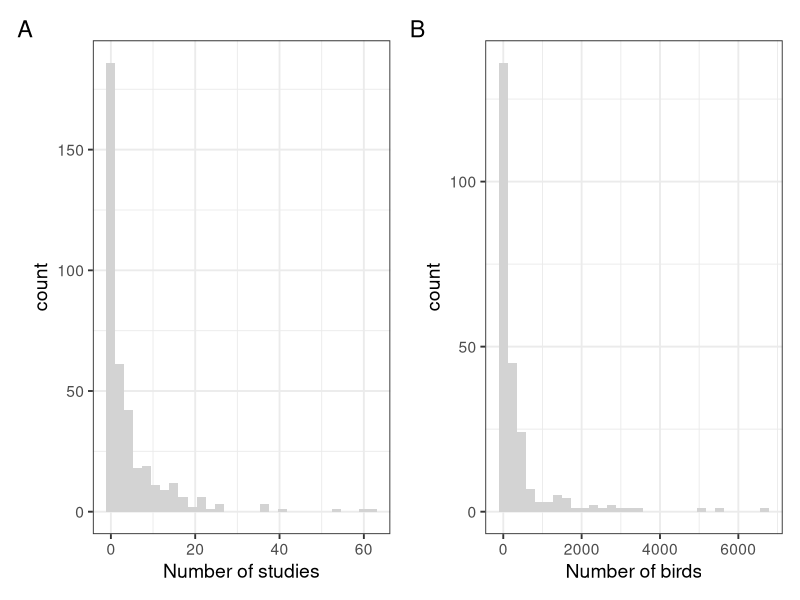

Reproduce this figure in R.
## ---- chunk 1
library(tidyverse)
library(here)
library(patchwork)
library(Hmisc) # for weighted variance
## ---- chunk 2
# taxonomy info
species <- read_csv(here::here("data-raw/seabird-list-Clements2025.csv"))
  
# plastic data post NA removal i.e. used in models
plastic <- read_csv(here::here("data/plastic-data-aggregated_2026.csv"))

# plastic data pre NA removal AND with non studied species added
all <- read_csv(here::here("data/full-species-list-2026.csv"))
## ---- chunk 3
length(unique(plastic$source))
## ---- chunk 4
# make a binomial column
all$clements2025_binomial <- gsub("_", " ", all$tips)

# combine with taxonomy info
all <- left_join(all, species, by = c("clements2025_binomial" = "Clements2025_Binomial"))
## ---- chunk 5
# total studies per family
plastic %>%
  group_by(order, family) %>%
  summarise(total_studies = n())
## ---- chunk 6
# total studies per order
plastic %>%
  group_by(order) %>%
  summarise(total_studies = n())
## ---- chunk 7
# total species per family
plastic %>%
  group_by(order, family) %>%
  summarise(total_species = length(unique(clements2025_binomial)))
## ---- chunk 8
# total species per order
plastic %>%
  group_by(order) %>%
  summarise(total_species = length(unique(clements2025_binomial)))
## ---- chunk 9
# total birds per family
plastic %>%
  group_by(order, family) %>%
  summarise(total_birds = sum(n_total))
## ---- chunk 10
# total birds per order
plastic %>%
  group_by(order) %>%
  summarise(total_birds = sum(n_total))
## ---- chunk 11
# total birds
plastic %>%
  summarise(total_birds = sum(n_total))
## ---- chunk 12
# total studies per family
all %>%
  group_by(Clements2025_Order, Clements2025_Family) %>%
  summarise(total_studies = sum(n_studies))
## ---- chunk 13
# total studies per order
all %>%
  group_by(Clements2025_Order) %>%
  summarise(total_studies = sum(n_studies))
## ---- chunk 14
# total species per family
# this is a bit fiddly as we need to record species that do have data
all %>%
  group_by(Clements2025_Order, Clements2025_Family) %>%
  summarise(total_species = length(which(!is.na(total_n) == TRUE)))
## ---- chunk 15
# total species per order
all %>%
  group_by(Clements2025_Order) %>%
  summarise(total_species = length(which(!is.na(total_n) == TRUE)))
## ---- chunk 16
# total birds per family
all %>%
  group_by(Clements2025_Order, Clements2025_Family) %>%
  summarise(total_birds = sum(total_n, na.rm = TRUE))
## ---- chunk 17
# total birds per order
all %>%
  group_by(Clements2025_Order) %>%
  summarise(total_birds = sum(total_n, na.rm = TRUE))
## ---- chunk 18
# total birds
all %>%
  summarise(total_birds = sum(total_n, na.rm = TRUE))
## ---- chunk 19
all %>% summarise(length(which(!is.na(total_n) == TRUE)))
## ---- chunk 20
all %>% summarise(length(which(total_plastic > 0)))
## ---- chunk 21
all %>% 
  summarise(mean_species_FO_weighted = weighted.mean((total_plastic/total_n), total_n, na.rm = TRUE),
            sd_species_FO_weighted = sqrt(wtd.var((total_plastic/total_n), total_n, na.rm = TRUE)))
## ---- chunk 22
all %>%
  group_by(Clements2025_Order) %>%
  summarise(mean_species_FO_weighted = weighted.mean((total_plastic/total_n), total_n, na.rm = TRUE),
            sd_species_FO_weighted = sqrt(wtd.var((total_plastic/total_n), total_n, na.rm = TRUE)))
## ---- chunk 23
all %>%
  group_by(Clements2025_Order, Clements2025_Family) %>%
  summarise(mean_species_FO_weighted = weighted.mean((total_plastic/total_n), total_n, na.rm = TRUE),
            sd_species_FO_weighted = sqrt(wtd.var((total_plastic/total_n), total_n, na.rm = TRUE)))
## ---- chunk 24
species_FO <-
  all %>%
  filter(!is.na(total_n)) %>%
  group_by(Clements2025_Order, Clements2025_Family, clements2025_binomial) %>%
  summarise(mean_species_FO_weighted = weighted.mean((total_plastic/total_n), total_n, na.rm = TRUE) *100,
            sd_species_FO_weighted = sqrt(wtd.var((total_plastic/total_n), total_n, na.rm = TRUE)) * 100,
            total_n) %>%
  mutate(Family = case_when(Clements2025_Family == "Anatidae (Ducks, Geese, and Waterfowl)" ~ "Anatidae",
                            Clements2025_Family == "Scolopacidae (Sandpipers and Allies)" ~ "Scolopacidae",    
                            Clements2025_Family == "Stercorariidae (Skuas and Jaegers)" ~ "Stercorariidae",      
                            Clements2025_Family == "Alcidae (Auks, Murres, and Puffins)" ~ "Alcidae",     
                            Clements2025_Family == "Laridae (Gulls, Terns, and Skimmers)" ~ "Laridae",    
                            Clements2025_Family == "Phaethontidae (Tropicbirds)" ~ "Phaethontidae",            
                            Clements2025_Family == "Gaviidae (Loons)" ~ "Gaviidae",                        
                            Clements2025_Family == "Spheniscidae (Penguins)" ~ "Spheniscidae",                
                            Clements2025_Family == "Diomedeidae (Albatrosses)" ~ "Diomedeidae",               
                            Clements2025_Family == "Oceanitidae (Southern Storm-Petrels)" ~ "Oceanitidae",    
                            Clements2025_Family == "Hydrobatidae (Northern Storm-Petrels)" ~ "Hydrobatidae",   
                            Clements2025_Family == "Procellariidae (Shearwaters and Petrels)"~ "Procellariidae",
                            Clements2025_Family == "Fregatidae (Frigatebirds)" ~ "Fregatidae",             
                            Clements2025_Family == "Sulidae (Boobies and Gannets)" ~ "Sulidae",         
                            Clements2025_Family == "Phalacrocoracidae (Cormorants and Shags)" ~ "Phalacrocoracidae", 
                            Clements2025_Family == "Pelecanidae (Pelicans)" ~ "Pelecanidae")) %>%
  ungroup() %>%
  arrange(-mean_species_FO_weighted) %>%
  select(Order = Clements2025_Order, Family, Species = clements2025_binomial, total_n, mean_species_FO_weighted)

#write_csv(species_FO, file = here::here("output/weighted-mean-species-FO.csv"))
## ---- chunk 25
species_FO %>% filter(mean_species_FO_weighted >= 50) %>% summarise(n())
## ---- chunk 26
  all %>%
  filter(n_studies >=3 & total_n >= 100) %>% 
  summarise(n())
## ---- chunk 27
all %>%
  summarise(min_studies = min(n_studies),
            max_studies = max(n_studies),
            median_studies = median(n_studies),
            min_birds = min(total_n, na.rm = TRUE),
            max_birds = max(total_n, na.rm = TRUE),
            median_birds = median(total_n, na.rm = TRUE))
## ---- chunk 28
studies <-
  ggplot(all, aes(x = n_studies)) +
  geom_histogram(fill = "lightgrey") +
  theme_bw(base_size = 14) +
  xlab("Number of studies")
  
birds <-
  ggplot(all, aes(x = total_n)) +
  geom_histogram(fill = "lightgrey") +
  theme_bw(base_size = 14) +
  xlab("Number of birds")

studies + birds + plot_annotation(tag_levels = "A")

#ggsave()
## ---- chunk 29
susceptible <-
  all %>%
  filter(n_studies >=3 & total_n >= 100) %>% 
  group_by(clements2025_binomial) %>%
  summarise(mean_species_FO_weighted = weighted.mean((total_plastic/total_n), total_n, na.rm = TRUE)) %>%
  filter(mean_species_FO_weighted > 0.50)

#write_csv(susceptible, file = here::here("output/susceptible.csv"))
## ---- chunk 30
results <- all %>%
  # add whether studied or not
  mutate(studied = 
           case_when(n_studies > 0  ~ "yes",                      
                     n_studies == 0 ~ "no")) %>%
  # add whether well studied or not
  mutate(well_studied = 
           case_when(n_studies >=3 & total_n >= 100 ~ "yes",                      
                     n_studies <3 | total_n < 100 ~ "no")) %>%
  # add weighted mean FO
  mutate(mean_species_FO_weighted = weighted.mean((total_plastic/total_n), total_n, na.rm = TRUE)) %>%
  mutate(Family = case_when(Clements2025_Family == "Anatidae (Ducks, Geese, and Waterfowl)" ~ "Anatidae",
                            Clements2025_Family == "Scolopacidae (Sandpipers and Allies)" ~ "Scolopacidae",    
                            Clements2025_Family == "Stercorariidae (Skuas and Jaegers)" ~ "Stercorariidae",      
                            Clements2025_Family == "Alcidae (Auks, Murres, and Puffins)" ~ "Alcidae",     
                            Clements2025_Family == "Laridae (Gulls, Terns, and Skimmers)" ~ "Laridae",    
                            Clements2025_Family == "Phaethontidae (Tropicbirds)" ~ "Phaethontidae",            
                            Clements2025_Family == "Gaviidae (Loons)" ~ "Gaviidae",                        
                            Clements2025_Family == "Spheniscidae (Penguins)" ~ "Spheniscidae",                
                            Clements2025_Family == "Diomedeidae (Albatrosses)" ~ "Diomedeidae",               
                            Clements2025_Family == "Oceanitidae (Southern Storm-Petrels)" ~ "Oceanitidae",    
                            Clements2025_Family == "Hydrobatidae (Northern Storm-Petrels)" ~ "Hydrobatidae",   
                            Clements2025_Family == "Procellariidae (Shearwaters and Petrels)"~ "Procellariidae",
                            Clements2025_Family == "Fregatidae (Frigatebirds)" ~ "Fregatidae",             
                            Clements2025_Family == "Sulidae (Boobies and Gannets)" ~ "Sulidae",         
                            Clements2025_Family == "Phalacrocoracidae (Cormorants and Shags)" ~ "Phalacrocoracidae", 
                            Clements2025_Family == "Pelecanidae (Pelicans)" ~ "Pelecanidae"))

  # replace NAs with 0s
  #tidyr::replace_na(list(0)
  #
#write_csv(results, file = here::here("output/results-for-tree-plotting.csv"))
